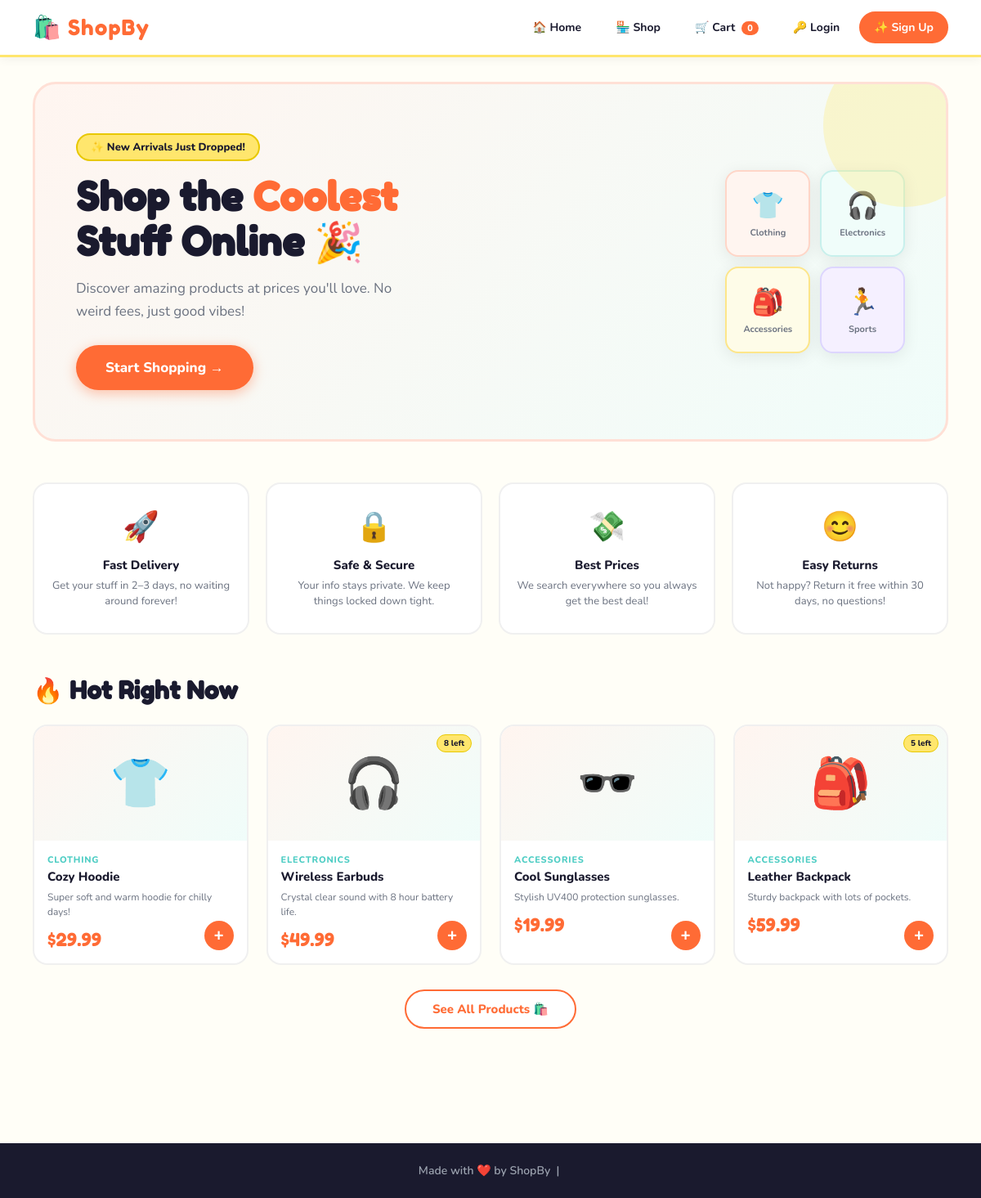
The page / on the database its author committed.
### store/models.py (models this page shows, shortened)
class Product(models.Model):
    name        = models.CharField(max_length=200)
    description = models.TextField()
    price       = models.DecimalField(max_digits=8, decimal_places=2)
    emoji       = models.CharField(max_length=10, default='📦')   # fun emoji icon
    category    = models.ForeignKey(Category, on_delete=models.SET_NULL, null=True)
    stock       = models.PositiveIntegerField(default=10)
    created_at  = models.DateTimeField(auto_now_add=True)

class Category(models.Model):
    name = models.CharField(max_length=100)
    def __str__(self):
        return self.name
    class Meta:
        verbose_name_plural = "Categories"

### store/views.py (the view)
# urls.py: path('',                    views.home,           name='home'),
def home(request):
    featured = Product.objects.filter(stock__gt=0)[:4]
    return render(request, 'store/home.html', {'featured': featured})

### store/templates/store/home.html (shortened to what this page needs)
{% extends 'store/base.html' %}
{% block content %}
<div class="page">
  <section class="hero">
    <div class="hero-content">
      <div class="hero-badge">✨ New Arrivals Just Dropped!</div>
      <h1 class="hero-title">Shop the <span class="highlight">Coolest</span><br/>Stuff Online 🎉</h1>
      <p class="hero-sub">Discover amazing products at prices you'll love. No weird fees, just good vibes!</p>
      <a class="cta-btn" href="{% url 'shop' %}">Start Shopping →</a>
    </div>
    <div class="hero-visual">
      <div class="floating-cards">
        <div class="float-card c1">👕<br/><small>Clothing</small></div>
        <div class="float-card c2">🎧<br/><small>Electronics</small></div>
        <div class="float-card c3">🎒<br/><small>Accessories</small></div>
        <div class="float-card c4">🏃<br/><small>Sports</small></div>
      </div>
    </div>
  </section>
  <section class="features">
    <div class="feature-card">
      <div class="feat-icon">🚀</div>
      <h3>Fast Delivery</h3>
      <p>Get your stuff in 2–3 days, no waiting around forever!</p>
    </div>
    <div class="feature-card">
      <div class="feat-icon">🔒</div>
      <h3>Safe & Secure</h3>
      <p>Your info stays private. We keep things locked down tight.</p>
    </div>
    <div class="feature-card">
      <div class="feat-icon">💸</div>
      <h3>Best Prices</h3>
      <p>We search everywhere so you always get the best deal!</p>
    </div>
    <div class="feature-card">
      <div class="feat-icon">😊</div>
      <h3>Easy Returns</h3>
      <p>Not happy? Return it free within 30 days, no questions!</p>
    </div>
  </section>
  <section class="featured-section">
    <h2 class="section-title">🔥 Hot Right Now</h2>
    <div class="products-grid">
      {% for product in featured %}
        <div class="product-card">
          <a href="{% url 'product_detail' product.pk %}" class="card-link">
            {% if product.stock <= 3 %}
              <div class="stock-badge low">⚠️ Only {{ product.stock }} left!</div>
            {% elif product.stock <= 8 %}
              <div class="stock-badge">{{ product.stock }} left</div>
            {% endif %}
            <div class="product-emoji-box">{{ product.emoji }}</div>
            <div class="product-info">
              <div class="product-category">{{ product.category }}</div>
              <div class="product-name">{{ product.name }}</div>
              <div class="product-desc">{{ product.description|truncatewords:12 }}</div>
              <div class="product-footer">
                <div class="product-price">${{ product.price }}</div>
              </div>
            </div>
          </a>
          <form method="POST" action="{% url 'add_to_cart' product.pk %}" class="quick-add-form">
            <button type="submit" class="add-btn" title="Add to Cart">+</button>
          </form>
        </div>
      {% endfor %}
    </div>
    <a class="see-all-btn" href="{% url 'shop' %}">See All Products 🛍️</a>
  </section>
</div>
{% endblock %}

### store/templates/store/base.html (shortened to what this page needs)
{% load static %}
<!DOCTYPE html>
<html lang="en">
<head>
  <link rel="stylesheet" href="{% static 'store/css/style.css' %}"/>
</head>
<body>
<nav class="navbar">
  <a class="nav-brand" href="{% url 'home' %}">
    <span class="brand-icon">🛍️</span>
    <span class="brand-text">ShopBy</span>
  </a>
  <div class="nav-links">
    <a class="nav-btn" href="{% url 'home' %}">🏠 Home</a>
    <a class="nav-btn" href="{% url 'shop' %}">🏪 Shop</a>
    <a class="nav-btn cart-btn" href="{% url 'cart' %}">
      🛒 Cart
      {% with total=request.session.cart.values|length %}
        <span class="badge">{{ request.session.cart|length }}</span>
      {% endwith %}
    </a>
    {% if user.is_authenticated %}
      <span class="user-greeting">👋 Hi, {{ user.username }}!</span>
      <a class="nav-btn" href="{% url 'my_orders' %}">📦 Orders</a>
      <a class="nav-btn logout-btn" href="{% url 'logout' %}">Logout</a>
    {% else %}
      <a class="nav-btn" href="{% url 'login' %}">🔑 Login</a>
      <a class="nav-btn signup-btn" href="{% url 'register' %}">✨ Sign Up</a>
    {% endif %}
  </div>
</nav>
<main>
  {% block content %}{% endblock %}
</main>
<footer class="footer">
  <p>Made with ❤️ by ShopBy &nbsp;|&nbsp; </p>
</footer>
</body>
</html>

### rows shown on the page
Product: emoji "👕", category "CLOTHING", name "Cozy Hoodie", description "Super soft and warm hoodie for chilly days!", price "29.99"
Product: stock "8", emoji "🎧", category "ELECTRONICS", name "Wireless Earbuds", description "Crystal clear sound with 8 hour battery life.", price "49.99"
Product: emoji "🕶️", category "ACCESSORIES", name "Cool Sunglasses", description "Stylish UV400 protection sunglasses.", price "19.99"
Product: stock "5", emoji "🎒", category "ACCESSORIES", name "Leather Backpack", description "Sturdy backpack with lots of pockets.", price "59.99"

### other values the page prints
{{ request.session.cart|length }} "0"
